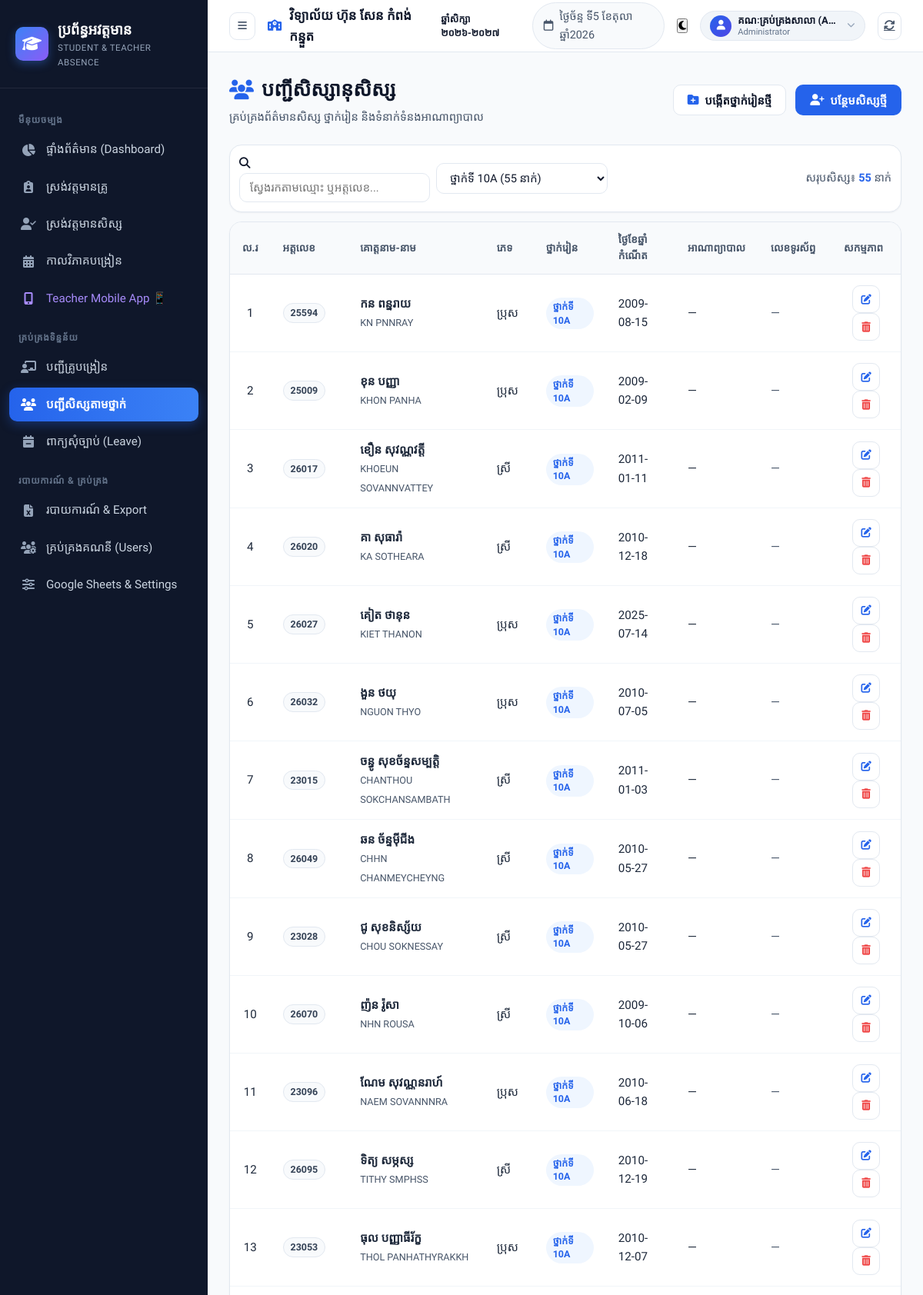
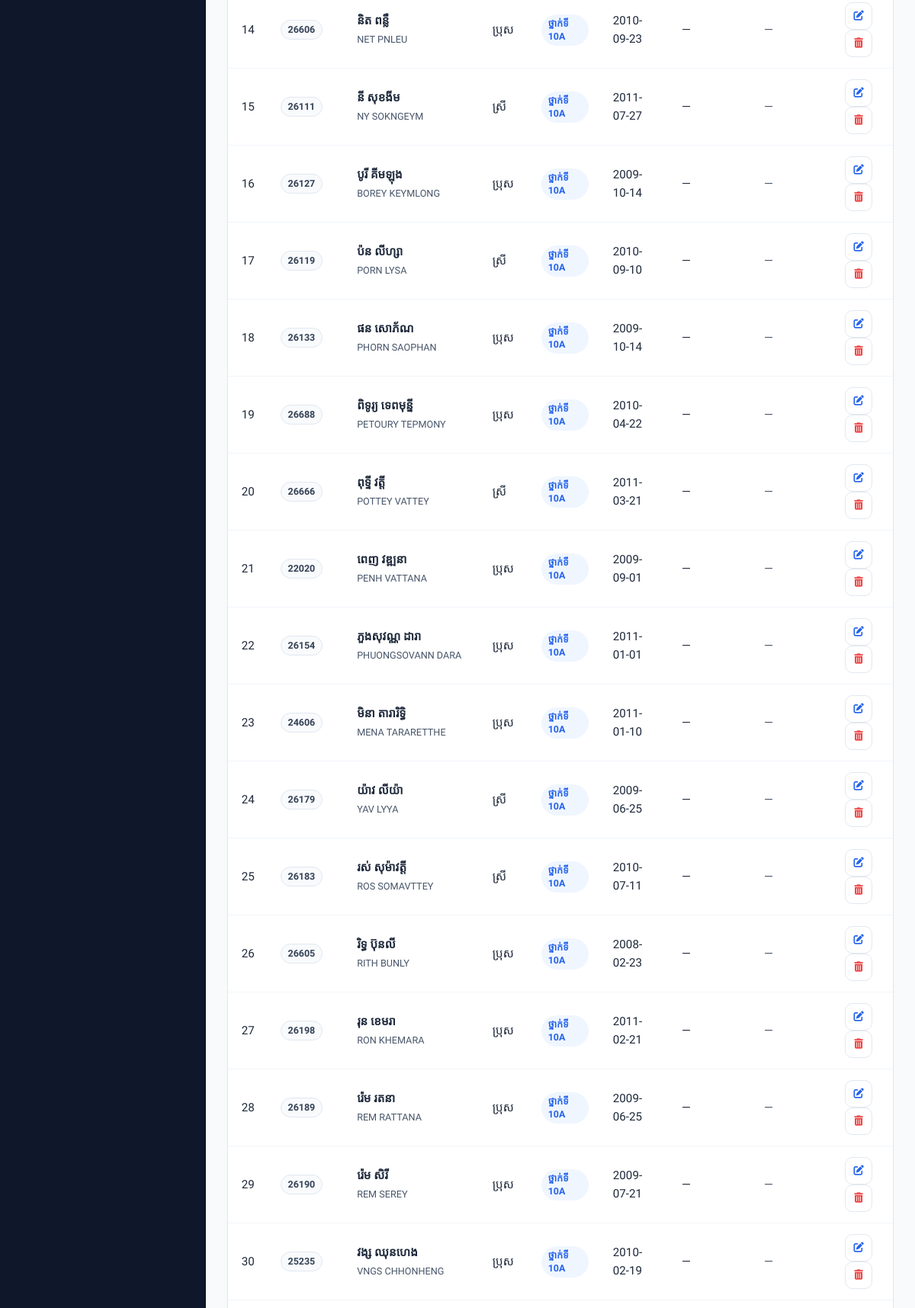
Screenshot of /students?class_id=18 (signed in, upper part) with the database file from the repository (2 pictures, top to bottom).
### tables this page shows
CREATE TABLE settings (
            key TEXT PRIMARY KEY,
            value TEXT,
            updated_at TIMESTAMP DEFAULT CURRENT_TIMESTAMP
        );

CREATE TABLE students (
            id INTEGER PRIMARY KEY AUTOINCREMENT,
            student_code TEXT NOT NULL UNIQUE,
            full_name_kh TEXT NOT NULL,
            full_name_en TEXT,
            gender TEXT NOT NULL, -- ប្រុស (M) / ស្រី (F)
            dob TEXT, -- ថ្ងៃខែឆ្នាំកំណើត YYYY-MM-DD
            class_id INTEGER NOT NULL,
            parent_name TEXT,
            parent_phone TEXT,
            status TEXT DEFAULT 'Active', -- Active, Inactive, Transferred
            created_at TIMESTAMP DEFAULT CURRENT_TIMESTAMP, father_name TEXT, mother_name TEXT, parent_telegram TEXT,
            FOREIGN KEY (class_id) REFERENCES classes (id) ON DELETE RESTRICT
        );

CREATE TABLE classes (
            id INTEGER PRIMARY KEY AUTOINCREMENT,
            class_name TEXT NOT NULL UNIQUE,
            grade_level INTEGER NOT NULL,
            shift TEXT NOT NULL DEFAULT 'Morning', -- Morning (ព្រឹក), Afternoon (រសៀល), FullDay
            room_number TEXT,
            academic_year TEXT DEFAULT '2026-2027',
            created_at TIMESTAMP DEFAULT CURRENT_TIMESTAMP
        , homeroom_teacher_id INTEGER, telegram_chat_id TEXT, is_suspended INTEGER DEFAULT 0, suspend_reason TEXT DEFAULT '');

### app.py (the view)
@app.route("/students")
@login_required()
def students_page():
    classes = db.get_classes()
    class_id = request.args.get("class_id", type=int)
    students = db.get_students(class_id=class_id, active_only=False)
    return render_template("students.html", students=students, classes=classes, selected_class_id=class_id)

### templates/students.html (shortened to what this page needs)
{% extends "base.html" %}
{% block content %}
<div class="students-page">
    <div class="page-header-row">
        <div>
            <h1 class="page-title"><i class="fa-solid fa-users text-primary"></i> បញ្ជីសិស្សានុសិស្ស</h1>
            <p class="page-subtitle">គ្រប់គ្រងព័ត៌មានសិស្ស ថ្នាក់រៀន និងទំនាក់ទំនងអាណាព្យាបាល</p>
        </div>
        <div class="header-actions">
            <button class="btn btn-outline" onclick="openClassModal()">
                <i class="fa-solid fa-folder-plus text-primary"></i> បង្កើតថ្នាក់រៀនថ្មី
            </button>
            <button class="btn btn-primary" onclick="openStudentModal()">
                <i class="fa-solid fa-user-plus"></i> បន្ថែមសិស្សថ្មី
            </button>
        </div>
    </div>
    <div class="card mb-3 p-3">
        <div class="d-flex justify-between align-center flex-wrap gap-2">
            <div class="d-flex align-center gap-2 flex-wrap">
                <div class="search-box">
                    <i class="fa-solid fa-magnifying-glass"></i>
                    <input type="text" id="studentSearchInput" class="form-control" placeholder="ស្វែងរកតាមឈ្មោះ ឬអត្តលេខ...">
                </div>
                <div class="filter-group-inline">
                    <select id="classFilterSelect" class="form-control" onchange="filterByClass(this.value)">
                        {% for c in classes %}
                        <option value="{{ c.id }}" {% if c.id == selected_class_id %}selected{% endif %}>
                            {{ c.class_name }} ({{ c.student_count }} នាក់)
                        </option>
                        {% endfor %}
                    </select>
                </div>
            </div>
            <div class="text-muted small">
                សរុបសិស្ស៖ <strong class="text-primary">{{ students|length }}</strong> នាក់
            </div>
        </div>
    </div>
    <div class="card">
        <div class="card-body p-0">
            <div class="table-responsive">
                <table class="table table-hover" id="studentsTable">
                    <thead>
                        <tr>
                            <th style="width: 50px;">ល.រ</th>
                            <th style="width: 120px;">អត្តលេខ</th>
                            <th style="width: 220px;">គោត្តនាម-នាម</th>
                            <th style="width: 70px;">ភេទ</th>
                            <th style="width: 120px;">ថ្នាក់រៀន</th>
                            <th style="width: 120px;">ថ្ងៃខែឆ្នាំកំណើត</th>
                            <th style="width: 160px;">អាណាព្យាបាល</th>
                            <th style="width: 140px;">លេខទូរស័ព្ទ</th>
                            <th style="width: 100px;" class="text-center">សកម្មភាព</th>
                        </tr>
                    </thead>
                    <tbody>
                        {% for s in students %}
                        <tr data-student-row="{{ s.student_code }} {{ s.full_name_kh }} {{ s.full_name_en or '' }} {{ s.class_name }}">
                            <td class="text-center">{{ loop.index }}</td>
                            <td><span class="badge badge-light fw-bold">{{ s.student_code }}</span></td>
                            <td>
                                <div class="fw-bold">{{ s.full_name_kh }}</div>
                                {% if s.full_name_en %}
                                <small class="text-muted">{{ s.full_name_en }}</small>
                                {% endif %}
                            </td>
                            <td>{{ 'ប្រុស' if s.gender == 'M' else 'ស្រី' }}</td>
                            <td><span class="badge badge-primary">{{ s.class_name }}</span></td>
                            <td>{{ s.dob or '—' }}</td>
                            <td>{{ s.parent_name or '—' }}</td>
                            <td>
                                {% if s.parent_phone %}
                                    <small><i class="fa-solid fa-phone text-muted"></i> {{ s.parent_phone }}</small>
                                {% else %}
                                    <span class="text-muted">—</span>
                                {% endif %}
                            </td>
                            <td class="text-center">
                                <button class="btn-icon text-primary" title="កែប្រែ" onclick='editStudent({{ s|tojson }})'>
                                    <i class="fa-solid fa-pen-to-square"></i>
                                </button>
                                <button class="btn-icon text-danger" title="លុប" onclick="deleteStudent({{ s.id }}, '{{ s.full_name_kh }}')">
                                    <i class="fa-solid fa-trash-can"></i>
                                </button>
                            </td>
                        </tr>
                        {% endfor %}
                    </tbody>
                </table>
            </div>
        </div>
    </div>
</div>
{% endblock %}

### templates/base.html (shortened to what this page needs)
<!DOCTYPE html>
<html lang="km">
<head>
    <link rel="stylesheet" href="https://cdnjs.cloudflare.com/ajax/libs/font-awesome/6.5.1/css/all.min.css">
    <link rel="stylesheet" href="{{ url_for('static', filename='css/style.css') }}">
</head>
<body>
    <div class="app-layout">
        <aside class="sidebar" id="sidebar">
            <div class="brand">
                <div class="brand-icon">
                    <i class="fa-solid fa-graduation-cap"></i>
                </div>
                <div class="brand-text">
                    <h2>ប្រព័ន្ធអវត្តមាន</h2>
                    <span>Student & Teacher Absence</span>
                </div>
            </div>
            <nav class="nav-menu">
                {% if current_user and current_user.role == 'teacher' %}
                <div class="nav-section-title">មឺនុយគ្រូបង្រៀន</div>
                <a href="{{ url_for('portal_page') }}" class="nav-link {% if request.path == '/portal' %}active{% endif %}">
                    <i class="fa-solid fa-chalkboard-user"></i>
                    <span>ទំព័រដើម (Teacher Portal)</span>
                </a>
                <a href="{{ url_for('portal_attendance_page') }}" class="nav-link {% if 'portal/attendance' in request.path %}active{% endif %}">
                    <i class="fa-solid fa-user-check"></i>
                    <span>ស្រង់វត្តមានម៉ោងបច្ចុប្បន្ន</span>
                </a>
                <a href="{{ url_for('timetable_page') }}" class="nav-link {% if 'timetable' in request.path %}active{% endif %}">
                    <i class="fa-solid fa-calendar-days"></i>
                    <span>កាលវិភាគបង្រៀនរបស់ខ្ញុំ</span>
                </a>
                <a href="{{ url_for('leave_requests_page') }}" class="nav-link {% if request.path == '/leave-requests' %}active{% endif %}">
                    <i class="fa-solid fa-calendar-minus"></i>
                    <span>ពាក្យសុំច្បាប់ (Leave)</span>
                </a>
                <a href="{{ url_for('portal_page') }}" target="_blank" class="nav-link" style="color: #a78bfa;">
                    <i class="fa-solid fa-mobile-screen-button" style="color: #a78bfa;"></i>
                    <span>Teacher Mobile App 📱</span>
                </a>
                {% else %}
                <div class="nav-section-title">មឺនុយចម្បង</div>
                <a href="{{ url_for('index') }}" class="nav-link {% if request.path == '/' %}active{% endif %}">
                    <i class="fa-solid fa-chart-pie"></i>
                    <span>ផ្ទាំងព័ត៌មាន (Dashboard)</span>
                </a>
                <a href="{{ url_for('teacher_attendance_page') }}" class="nav-link {% if 'teacher-attendance' in request.path %}active{% endif %}">
                    <i class="fa-solid fa-clipboard-user"></i>
                    <span>ស្រង់វត្តមានគ្រូ</span>
                </a>
                <a href="{{ url_for('student_attendance_page') }}" class="nav-link {% if 'student-attendance' in request.path %}active{% endif %}">
                    <i class="fa-solid fa-user-check"></i>
                    <span>ស្រង់វត្តមានសិស្ស</span>
                </a>
                <a href="{{ url_for('timetable_page') }}" class="nav-link {% if 'timetable' in request.path %}active{% endif %}">
                    <i class="fa-solid fa-calendar-days"></i>
                    <span>កាលវិភាគបង្រៀន</span>
                </a>
                <a href="{{ url_for('portal_page') }}" target="_blank" class="nav-link" style="color: #a78bfa;">
                    <i class="fa-solid fa-mobile-screen-button" style="color: #a78bfa;"></i>
                    <span>Teacher Mobile App 📱</span>
                </a>
                <div class="nav-section-title">គ្រប់គ្រងទិន្នន័យ</div>
                <a href="{{ url_for('teachers_page') }}" class="nav-link {% if request.path == '/teachers' %}active{% endif %}">
                    <i class="fa-solid fa-chalkboard-user"></i>
                    <span>បញ្ជីគ្រូបង្រៀន</span>
                </a>
                <a href="{{ url_for('students_page') }}" class="nav-link {% if request.path == '/students' %}active{% endif %}">
                    <i class="fa-solid fa-users"></i>
                    <span>បញ្ជីសិស្សតាមថ្នាក់</span>
                </a>
                <a href="{{ url_for('leave_requests_page') }}" class="nav-link {% if request.path == '/leave-requests' %}active{% endif %}">
                    <i class="fa-solid fa-calendar-minus"></i>
                    <span>ពាក្យសុំច្បាប់ (Leave)</span>
                </a>
                <div class="nav-section-title">របាយការណ៍ & គ្រប់គ្រង</div>
                <a href="{{ url_for('reports_page') }}" class="nav-link {% if request.path == '/reports' %}active{% endif %}">
                    <i class="fa-solid fa-file-excel"></i>
                    <span>របាយការណ៍ & Export</span>
                </a>
                <a href="{{ url_for('users_page') }}" class="nav-link {% if request.path == '/users' %}active{% endif %}">
                    <i class="fa-solid fa-users-gear"></i>
                    <span>គ្រប់គ្រងគណនី (Users)</span>
                </a>
                <a href="{{ url_for('settings_page') }}" class="nav-link {% if request.path == '/settings' %}active{% endif %}">
                    <i class="fa-solid fa-sliders"></i>
                    <span>Google Sheets & Settings</span>
                </a>
                {% endif %}
            </nav>
        </aside>
        <div class="main-wrapper">
            <header class="top-navbar">
                <div class="navbar-left">
                    <button id="sidebarToggle" class="btn-icon" title="Toggle Menu">
                        <i class="fa-solid fa-bars"></i>
                    </button>
                    <div class="school-badge-container">
                        <i class="fa-solid fa-school text-primary"></i>
                        <span class="school-title">{{ global_school_name_kh }}</span>
                        <span class="badge badge-soft">ឆ្នាំសិក្សា ២០២៦-២០២៧</span>
                    </div>
                </div>
                <div class="navbar-right">
                    <div class="quick-date">
                        <i class="fa-regular fa-calendar"></i>
                        <span id="headerLiveDate">...</span>
                    </div>
                    <button type="button" id="themeToggleBtn" class="theme-toggle-btn" onclick="toggleTheme()" title="ប្តូរពណ៌ (Light/Dark Mode)" aria-label="Toggle Theme">
                        <i class="fa-solid fa-moon" id="themeToggleIcon"></i>
                    </button>
                    {% if current_user %}
                        <div class="user-menu-dropdown" style="position:relative;">
                            <button class="user-profile-btn" id="userMenuBtn" onclick="toggleUserDropdown()" style="display:flex; align-items:center; gap:8px; background:#f1f5f9; border:1px solid #e2e8f0; padding:4px 12px; border-radius:20px; cursor:pointer; font-family:inherit;">
                                <div style="width:28px; height:28px; background:linear-gradient(135deg, #2563eb, #4f46e5); color:white; border-radius:50%; display:flex; align-items:center; justify-content:center; font-size:0.8rem;">
                                    <i class="fa-solid fa-user"></i>
                                </div>
                                <div style="text-align:left; line-height:1.2;">
                                    <div style="font-size:0.82rem; font-weight:600; color:#0f172a; max-width:130px; white-space:nowrap; overflow:hidden; text-overflow:ellipsis;">
                                        {{ current_user.full_name_kh }}
                                    </div>
                                    <div style="font-size:0.7rem; color:#64748b;">
                                        {{ 'Administrator' if current_user.role == 'admin' else 'គ្រូបង្រៀន' }}
                                    </div>
                                </div>
                                <i class="fa-solid fa-chevron-down" style="font-size:0.65rem; color:#94a3b8; margin-left:4px;"></i>
                            </button>
                        </div>
                    {% else %}
                        <a href="{{ url_for('login') }}" class="btn-primary btn-sm" style="display:flex; align-items:center; gap:6px;">
                            <i class="fa-solid fa-right-to-bracket"></i>
                            <span>ចូលគណនី</span>
                        </a>
                    {% endif %}
                    <a href="{{ url_for('settings_page') }}" class="btn-icon" title="Google Sheets Sync">
                        <i class="fa-solid fa-arrows-rotate"></i>
                    </a>
                </div>
            </header>
            <main class="page-content">
                {% block content %}{% endblock %}
            </main>
        </div>
    </div>
</body>
</html>

### rows the page displays
settings: value "វិទ្យាល័យ ហ៊ុន សែន កំពង់កន្ទួត"
students: student_code "25594", full_name_kh "កន ពន្នរាយ", full_name_en "KN PNNRAY", gender "ប្រុស", class_name "ថ្នាក់ទី 10A", dob "2009-08-15", parent_name "—"
students: student_code "25009", full_name_kh "ខុន បញ្ញា", full_name_en "KHON PANHA", gender "ប្រុស", class_name "ថ្នាក់ទី 10A", dob "2009-02-09", parent_name "—"
students: student_code "26017", full_name_kh "ខឿន សុវណ្ណវត្តី", full_name_en "KHOEUN SOVANNVATTEY", gender "ស្រី", class_name "ថ្នាក់ទី 10A", dob "2011-01-11", parent_name "—"
students: student_code "26020", full_name_kh "គា សុធារ៉ា", full_name_en "KA SOTHEARA", gender "ស្រី", class_name "ថ្នាក់ទី 10A", dob "2010-12-18", parent_name "—"
students: student_code "26027", full_name_kh "គៀត ថានុន", full_name_en "KIET THANON", gender "ប្រុស", class_name "ថ្នាក់ទី 10A", dob "2025-07-14", parent_name "—"
students: student_code "26032", full_name_kh "ងួន ថយុ", full_name_en "NGUON THYO", gender "ប្រុស", class_name "ថ្នាក់ទី 10A", dob "2010-07-05", parent_name "—"
students: student_code "23015", full_name_kh "ចន្ធូ សុខច័ន្ទសម្បត្តិ", full_name_en "CHANTHOU SOKCHANSAMBATH", gender "ស្រី", class_name "ថ្នាក់ទី 10A", dob "2011-01-03", parent_name "—"
students: student_code "26049", full_name_kh "ឆន ច័ន្ទម៉ីជីង", full_name_en "CHHN CHANMEYCHEYNG", gender "ស្រី", class_name "ថ្នាក់ទី 10A", dob "2010-05-27", parent_name "—"
students: student_code "23028", full_name_kh "ជូ សុខនិស្ស័យ", full_name_en "CHOU SOKNESSAY", gender "ស្រី", class_name "ថ្នាក់ទី 10A", dob "2010-05-27", parent_name "—"
students: student_code "26070", full_name_kh "ញ៉ន រ៉ូសា", full_name_en "NHN ROUSA", gender "ស្រី", class_name "ថ្នាក់ទី 10A", dob "2009-10-06", parent_name "—"
students: student_code "23096", full_name_kh "ណែម សុវណ្ណនរាហ៍", full_name_en "NAEM SOVANNNRA", gender "ប្រុស", class_name "ថ្នាក់ទី 10A", dob "2010-06-18", parent_name "—"
students: student_code "26095", full_name_kh "ទិត្យ សម្ភស្ស", full_name_en "TITHY SMPHSS", gender "ស្រី", class_name "ថ្នាក់ទី 10A", dob "2010-12-19", parent_name "—"
students: student_code "23053", full_name_kh "ធុល បញ្ញាធីរ័ក្ខ", full_name_en "THOL PANHATHYRAKKH", gender "ប្រុស", class_name "ថ្នាក់ទី 10A", dob "2010-12-07", parent_name "—"
students: student_code "26606", full_name_kh "និត ពន្លឺ", full_name_en "NET PNLEU", gender "ប្រុស", class_name "ថ្នាក់ទី 10A", dob "2010-09-23", parent_name "—"
students: student_code "26111", full_name_kh "នី សុខងីម", full_name_en "NY SOKNGEYM", gender "ស្រី", class_name "ថ្នាក់ទី 10A", dob "2011-07-27", parent_name "—"
students: student_code "26127", full_name_kh "បូរី គីមឡុង", full_name_en "BOREY KEYMLONG", gender "ប្រុស", class_name "ថ្នាក់ទី 10A", dob "2009-10-14", parent_name "—"
students: student_code "26119", full_name_kh "ប៉ន លីហ្សា", full_name_en "PORN LYSA", gender "ស្រី", class_name "ថ្នាក់ទី 10A", dob "2010-09-10", parent_name "—"
students: student_code "26133", full_name_kh "ផន សោភ័ណ", full_name_en "PHORN SAOPHAN", gender "ប្រុស", class_name "ថ្នាក់ទី 10A", dob "2009-10-14", parent_name "—"
students: student_code "26688", full_name_kh "ពិទូរ្យ ទេពមុន្នី", full_name_en "PETOURY TEPMONY", gender "ប្រុស", class_name "ថ្នាក់ទី 10A", dob "2010-04-22", parent_name "—"
students: student_code "26666", full_name_kh "ពុទ្ទី វត្តី", full_name_en "POTTEY VATTEY", gender "ស្រី", class_name "ថ្នាក់ទី 10A", dob "2011-03-21", parent_name "—"
students: student_code "22020", full_name_kh "ពេញ វឌ្ឍនា", full_name_en "PENH VATTANA", gender "ប្រុស", class_name "ថ្នាក់ទី 10A", dob "2009-09-01", parent_name "—"
students: student_code "26154", full_name_kh "ភួងសុវណ្ណ ដារា", full_name_en "PHUONGSOVANN DARA", gender "ប្រុស", class_name "ថ្នាក់ទី 10A", dob "2011-01-01", parent_name "—"
students: student_code "24606", full_name_kh "មិនា តារារិទ្ធិ", full_name_en "MENA TARARETTHE", gender "ប្រុស", class_name "ថ្នាក់ទី 10A", dob "2011-01-10", parent_name "—"
students: student_code "26179", full_name_kh "យ៉ាវ លីយ៉ា", full_name_en "YAV LYYA", gender "ស្រី", class_name "ថ្នាក់ទី 10A", dob "2009-06-25", parent_name "—"
students: student_code "26183", full_name_kh "រស់ សុម៉ាវត្តី", full_name_en "ROS SOMAVTTEY", gender "ស្រី", class_name "ថ្នាក់ទី 10A", dob "2010-07-11", parent_name "—"
students: student_code "26605", full_name_kh "រិទ្ធ ប៊ុនលី", full_name_en "RITH BUNLY", gender "ប្រុស", class_name "ថ្នាក់ទី 10A", dob "2008-02-23", parent_name "—"
students: student_code "26198", full_name_kh "រុន ខេមរា", full_name_en "RON KHEMARA", gender "ប្រុស", class_name "ថ្នាក់ទី 10A", dob "2011-02-21", parent_name "—"
students: student_code "26189", full_name_kh "រ៉េម រតនា", full_name_en "REM RATTANA", gender "ប្រុស", class_name "ថ្នាក់ទី 10A", dob "2009-06-25", parent_name "—"
students: student_code "26190", full_name_kh "រ៉េម សិរី", full_name_en "REM SEREY", gender "ប្រុស", class_name "ថ្នាក់ទី 10A", dob "2009-07-21", parent_name "—"
students: student_code "25235", full_name_kh "វង្ស ឈុនហេង", full_name_en "VNGS CHHONHENG", gender "ប្រុស", class_name "ថ្នាក់ទី 10A", dob "2010-02-19", parent_name "—"

### other values shown
{{ current_user.full_name_kh }} "គណៈគ្រប់គ្រងសាលា (A…"
{{ 'Administrator' if current_user.role == 'admin' else 'គ្រូបង្រៀន' }} "Administrator"
{{ students|length }} "55"
form field value "ថ្នាក់ទី 10A (55 នាក់)"
